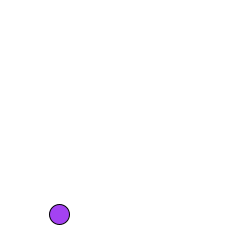
Frame 1 (no input)
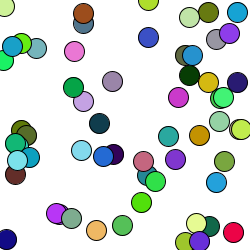
Frame 60 (the mouse pressed at the canvas centre just before this capture)
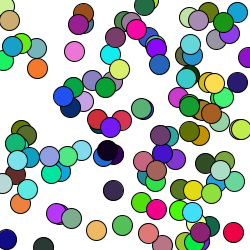
Frame 120 (the mouse held since frame 60 and released just before this capture)

The Processing sketch that drew these frames (run headless with seeded random() and noise(); from frame 60 on, the mouse is pressed at the canvas centre):

// Processing sketch: processing_56856
// ── processing_56856.pde

void setup() 
{  
    size(250, 250);
    background(255, 255, 255);
}

void draw() 
{  
    fill(random(255), random(255), random(255));
    ellipse(random(250), random(250), 20, 20);
}
